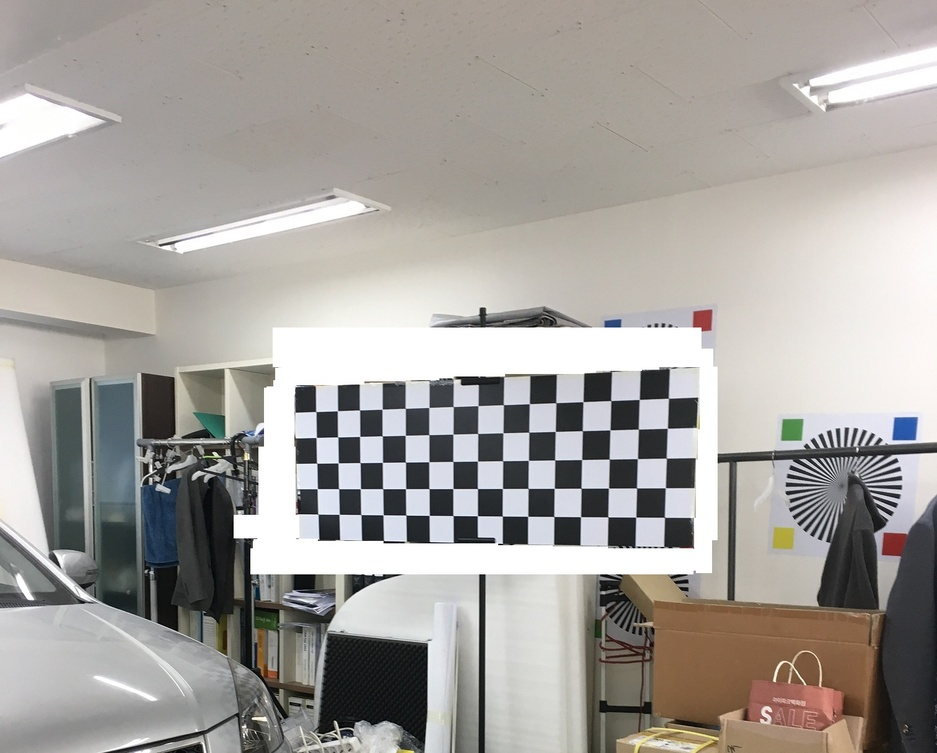
#> input picture iphone_white.jpeg, 937 x 753 px, shrunk from 1512 x 1214 before the run, found by its file name
$ python findDist.py   (older library calls are emulated)
#> lines starting #> are read from the running program, lines starting #| are printed output that depends on the picture; after the words box and inside, x2 and y2 are one past the last pixel; in counts of white or black regions, pixels touching at a corner belong together
### test/iphone6s_calibration.py
'''
import cv2
import numpy as np

if __name__ == '__main__':
    # Read source image.
    im_src = cv2.imread('book2.jpg')
    # Four corners of the book in source image
    pts_src = np.array([[141, 131], [480, 159], [493, 630], [64, 601]])

    # Read destination image.
    im_dst = cv2.imread('book1.jpg')
    # Four corners of the book in destination image.
    pts_dst = np.array([[318, 256], [534, 372], [316, 670], [73, 473]])

    # Calculate Homography
    h, status = cv2.findHomography(pts_src, pts_dst)

    # Warp source image to destination based on homography
    im_out = cv2.warpPerspective(im_src, h, (im_dst.shape[1], im_dst.shape[0]))

    # Display images
    cv2.imshow("Source Image", im_src)
    cv2.imshow("Destination Image", im_dst)
    cv2.imshow("Warped Source Image", im_out)

    cv2.waitKey(0)

'''


'''
#마커와의 위치를 알기위한 이미지가 하나 필요하므로 과제와는 약간 다른주제임...ㅠㅠ 뭘찾아야하는거지
import numpy as np
import cv2

def find_marker(image):
	# convert the image to grayscale, blur it, and detect edges
	gray = cv2.cvtColor(image, cv2.COLOR_BGR2GRAY)
	gray = cv2.GaussianBlur(gray, (5, 5), 0)
	edged = cv2.Canny(gray, 35, 125)

	# find the contours in the edged image and keep the largest one;
	# we'll assume that this is our piece of paper in the image
	(_, cnts, _) = cv2.findContours(edged.copy(), cv2.RETR_LIST, cv2.CHAIN_APPROX_SIMPLE)
	c = max(cnts, key = cv2.contourArea)

	# compute the bounding box of the of the paper region and return it
	print(cv2.minAreaRect(c))
	return cv2.minAreaRect(c)

def distance_to_camera(knownWidth, focalLength, perWidth):
	# compute and return the distance from the maker to the camera
	return (knownWidth * focalLength) / perWidth

# initialize the known distance from the camera to the object, which
# in this case is 24 inches
KNOWN_DISTANCE = 24.0 * 2.54

# initialize the known object width, which in this case, the piece of
# paper is 12 cm wide
KNOWN_WIDTH = 11.0 * 2.54

# initialize the list of images that we'll be using
IMAGE_PATHS = ["bg.jpg"]
# load the first image that contains an object that is KNOWN TO BE 2 feet
# from our camera, then find the paper marker in the image, and initialize
# the focal length
image = cv2.imread(IMAGE_PATHS[0])
marker = find_marker(image)
focalLength = (marker[1][0] * KNOWN_DISTANCE) / KNOWN_WIDTH

# loop over the images
for imagePath in IMAGE_PATHS:
	# load the image, find the marker in the image, then compute the
	# distance to the marker from the camera
	image = cv2.imread(imagePath)
	marker = find_marker(image)
	cm = distance_to_camera(KNOWN_WIDTH, focalLength, marker[1][0])

	# draw a bounding box around the image and display it
	box = np.int0(cv2.boxPoints(marker))
	cv2.drawContours(image, [box], -1, (0, 255, 0), 2)
	cv2.putText(image, "%.2fcm" % (cm / 12),
		(image.shape[1] - 240, image.shape[0] - 20), cv2.FONT_HERSHEY_SIMPLEX,
		2.0, (0, 255, 0), 3)
	cv2.imshow("image", image)
	cv2.waitKey(0)

'''

import numpy as np
import cv2
import matplotlib.pyplot as plt
import matplotlib.image as mpimg
import glob
import pickle

def calibrateAndSave(nx, ny, imagesPath=None):
    objpoints = []
    imgpoints = []
    dist_pickle = {}


    images = glob.glob(imagesPath)#'./calibration_wide/GOPR00*.jpg'
    tempImage = mpimg.imread(images[0])

    objp = np.zeros((ny*nx,3), np.float32)
    objp[:,:2] = np.mgrid[0:nx,0:ny].T.reshape(-1,2)

    for fname in images:
        img = mpimg.imread(fname)
        gray = cv2.cvtColor(img, cv2.COLOR_BGR2GRAY)
        ret, gray = cv2.threshold(gray, 127, 255, cv2.THRESH_BINARY)
        #cv2.imshow('gray',gray)
        #cv2.waitKey(0)
        ret, corners = cv2.findChessboardCorners(gray, (nx,ny), None)

        ###임시적으로 코너그린거보려고 넣은거임#######################
        '''print(ret)
        temp = cv2.drawChessboardCorners(img, (nx,ny), corners, ret)
        cv2.imshow('img',temp)'''
        ###

        if ret == True:
            imgpoints.append(corners)
            objpoints.append(objp)

    if len(imgpoints) == 0:
        print('corners 발견하지 못함')
        return

    with open('calib.p', 'wb') as f:
        dist_pickle['objpoints'] = objpoints
        dist_pickle['imgpoints'] = imgpoints
        pickle.dump(dist_pickle, f)
        f.close()


    gray = cv2.cvtColor(tempImage, cv2.COLOR_BGR2GRAY)
    ret, mtx, dist, rvecs, tvecs = cv2.calibrateCamera(objpoints, imgpoints, gray.shape[::-1], None, None)

    print('tvecs : ', tvecs)

    with open('calib.p', 'wb') as f:
        dist_pickle['mtx'] = mtx
        dist_pickle['dist'] = dist
        pickle.dump(dist_pickle, f)
        f.close()

    return mtx, dist

#testing
# [75 lines left out: functions corners_unwarp, corners_unwarp2, not called in this run]


# [22 lines that do not run on import are left out]

### test/findDist.py
import numpy as np
import cv2
import math
from iphone6s_calibration import calibrateAndSave
from iphone6s_calibration import corners_unwarp2
#수직방향향이 X 수평방향이 Y


#카메라높이가 주어지고, tilt가 0일떄, 100cm앞에있는 체스보드에서 소실점찾기
def findBanishingLine_100(img, ch):
    gray = cv2.cvtColor(img, cv2.COLOR_BGR2GRAY)
    ret, corners = cv2.findChessboardCorners(gray, (14,4), None)    #35

    #카메라높이 160일떄 소실선 위치
    banishingLineX = corners[35][0][1]
    print(corners[0])
    print(corners[35])
    interConers = corners[49][0][1] - corners[35][0][1]

    banishingLineX = banishingLineX + (ch-160)*interConers/20

    print('소실선 x좌표:', banishingLineX)

    #소실선의 x픽셀 좌표를 반환함
    return banishingLineX


def getDistance(ppo, y, banishingLineY, camera_height):
    temp = y - banishingLineY
    clickedAngle = temp/ppo   #이게 우리가 찍은 바닥에서 카메라와의 각도
    clickedDistance = camera_height / math.tan(clickedAngle * math.pi/180)
    print(clickedDistance,'cm')

def onMouse(event, x, y, flags, param):
    if event == cv2.EVENT_LBUTTONDBLCLK:
        temp = y - banishingLineX
        print(x, ', ', y, ' clicked \n distance(소실선에서 y좌표까지 픽셀거리) : ', temp)
        clickedAngle = temp/ppo   #이게 우리가 찍은 바닥에서 카메라와의 각도
        clickedDistance = camera_height / math.tan(clickedAngle * math.pi/180)
        print(clickedDistance,'cm')

        ##여기서부턴 x실제 길이를 구하려고한다
        '''
        temp2 = abs(banishingLineX - x)
        if clickedDistance < obj_dist:
            print('x거리:',(temp2)*obj_dist/clickedDistance)

        else:
            print('x거리:',(temp2)*obj_dist/clickedDistance)'''


obj_dist = 200  #####값조정이 필요함
obj_height = 160    #####
camera_height = 160 #####

if __name__=="__main__":

    img = cv2.imread('iphone_white.jpeg')#IMG4650
#> img is the input picture: shape (753, 937, 3); mean B, G, R 157, 161.2, 165
    img2 = img.copy()

    height, width = img.shape[:2]
#> height = 753; width = 937
    print(height,',', width)
#| 753 , 937

    banishingLineX = height/2
#> banishingLineX = 376.5
    #banishingLineY = width/2

    #cv2.imshow('original', img)


    gray = cv2.cvtColor(img, cv2.COLOR_BGR2GRAY)
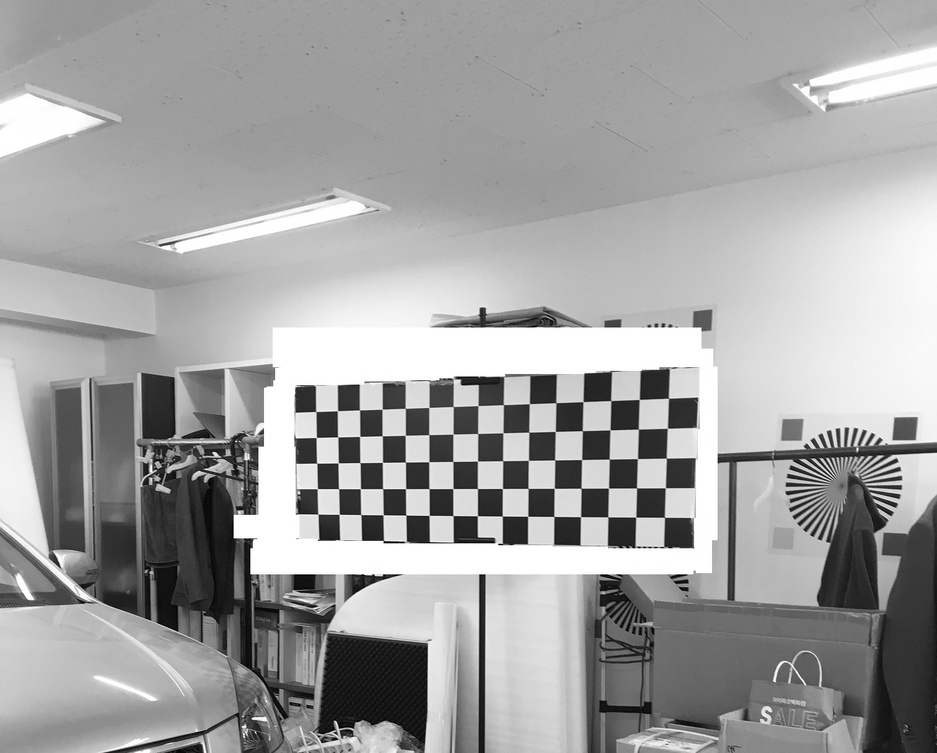
#> gray: shape (753, 937); min 0, max 255, mean 161.8
    ret, corners = cv2.findChessboardCorners(gray, (15,5), None)
#> ret = True; corners = 75 rows, first 8: [315.8, 411.5], [337.5, 410.7], [359.5, 410], [382.1, 409.1], [405.2, 408.3], [428.9, 407.5], [453.2, 406.6], [478, 405.6]
    img = cv2.drawChessboardCorners(img, (15,5), corners, ret)
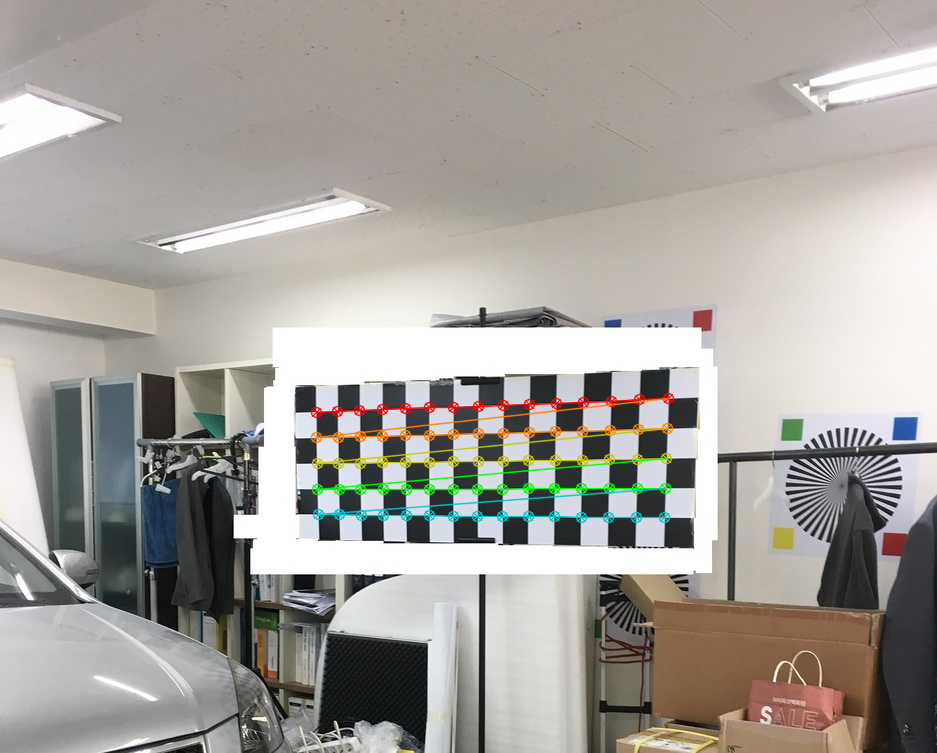
#> img: shape (753, 937, 3); 2.12% of pixels changed, all inside (x1, y1, x2, y2) = (310, 392, 675, 524)

    cv2.imshow('chess', img)

    mtx, dist = calibrateAndSave(nx=15,ny=5,imagesPath='./iphone_white.jpeg')
#> (the run stopped early here; a loop or call above may not have finished)

$ run again, with iphone.jpeg copied over iphone_white.jpeg
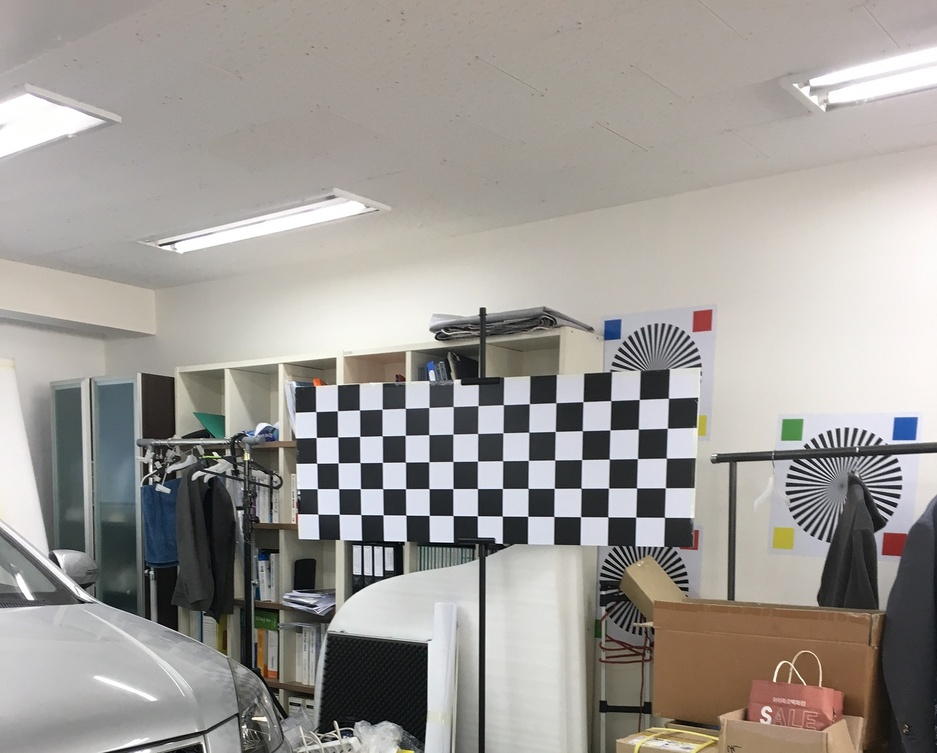
#> input picture iphone.jpeg, 937 x 753 px, shrunk from 1512 x 1214 before the run, found by its file name
#> img is the input picture: shape (753, 937, 3); mean B, G, R 149.4, 153.9, 157.9
#| 753 , 937
#> `gray = cv2.cvtColor(img, cv2.COLOR_BGR2GRAY)`:
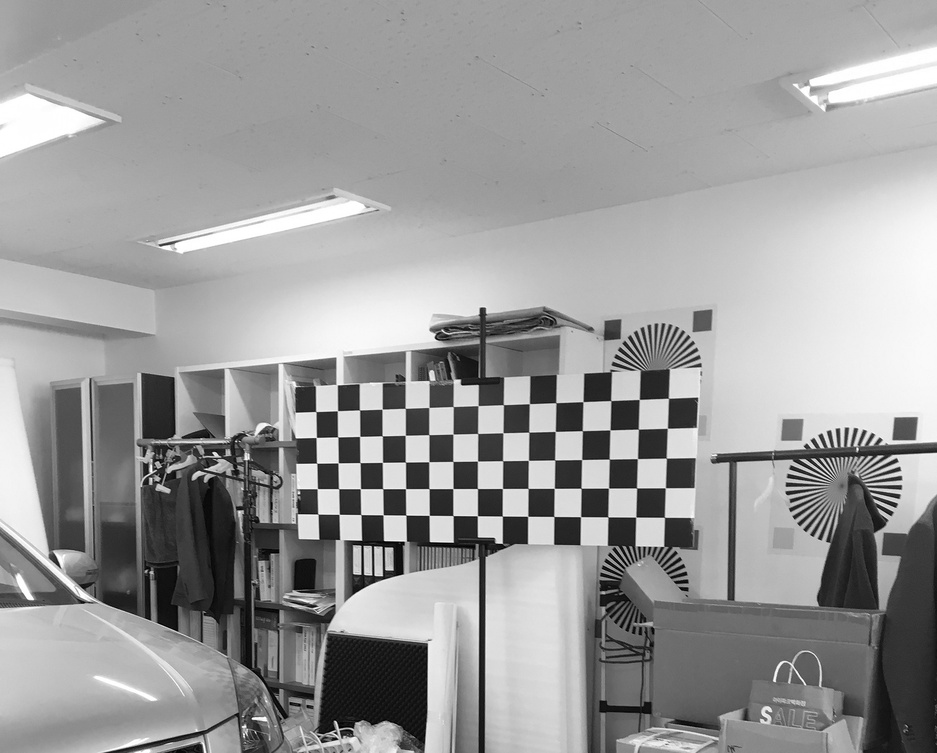
#> gray: shape (753, 937); min 0, max 255, mean 154.6
#> ret = False; corners = 74 rows, first 8: [562, 410], [523, 412], [359.5, 410], [337.5, 411], [382.5, 409.5], [382.5, 435.5], [359.5, 436.5], [316.5, 411]
#> `img = cv2.drawChessboardCorners(img, (15,5), corners, ret)`:
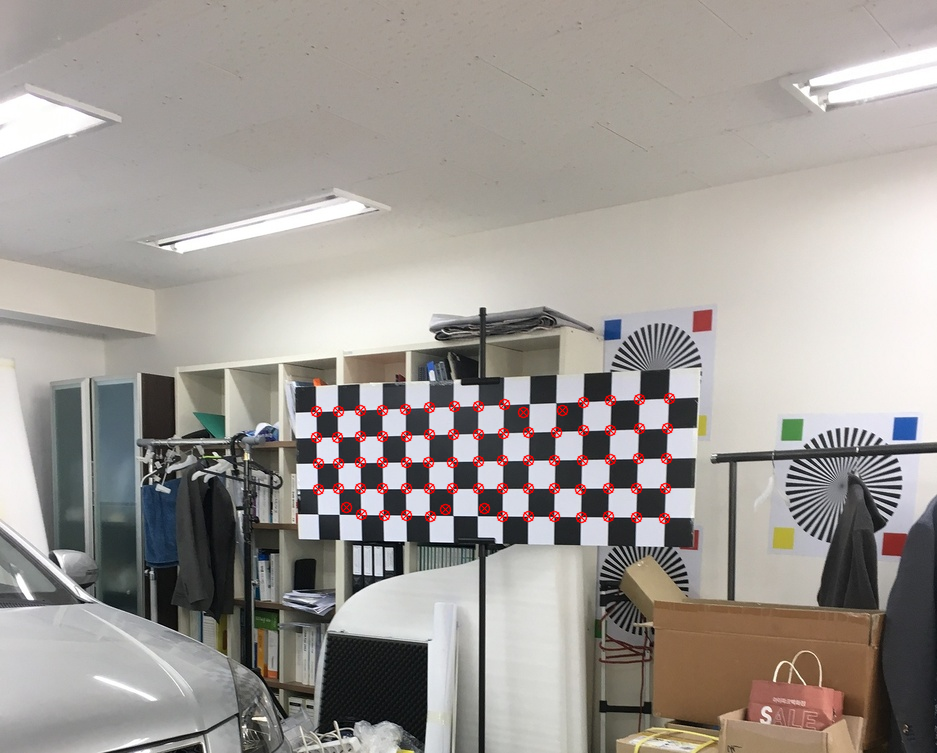
#> img: shape (753, 937, 3); 1.21% of pixels changed, all inside (x1, y1, x2, y2) = (310, 392, 676, 525)

$ run again, with iphone2.jpeg copied over iphone_white.jpeg
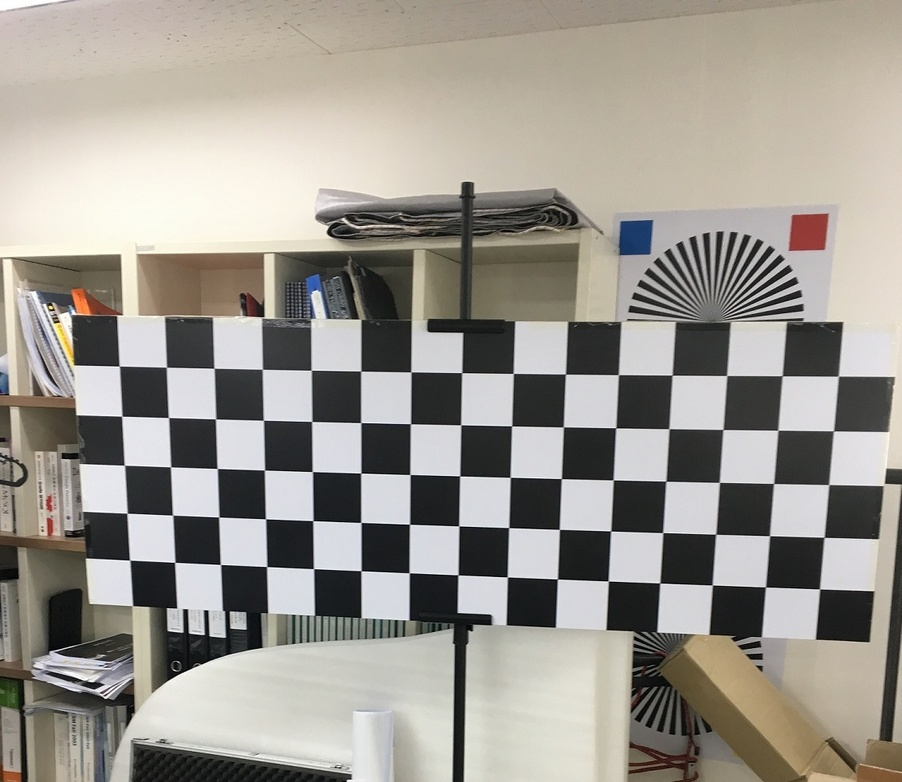
#> input picture iphone2.jpeg, 902 x 782 px, shrunk from 1132 x 981 before the run, found by its file name
#> img is the input picture: shape (782, 902, 3); mean B, G, R 144.1, 151.7, 155.9
#| 782 , 902
#> `gray = cv2.cvtColor(img, cv2.COLOR_BGR2GRAY)`:
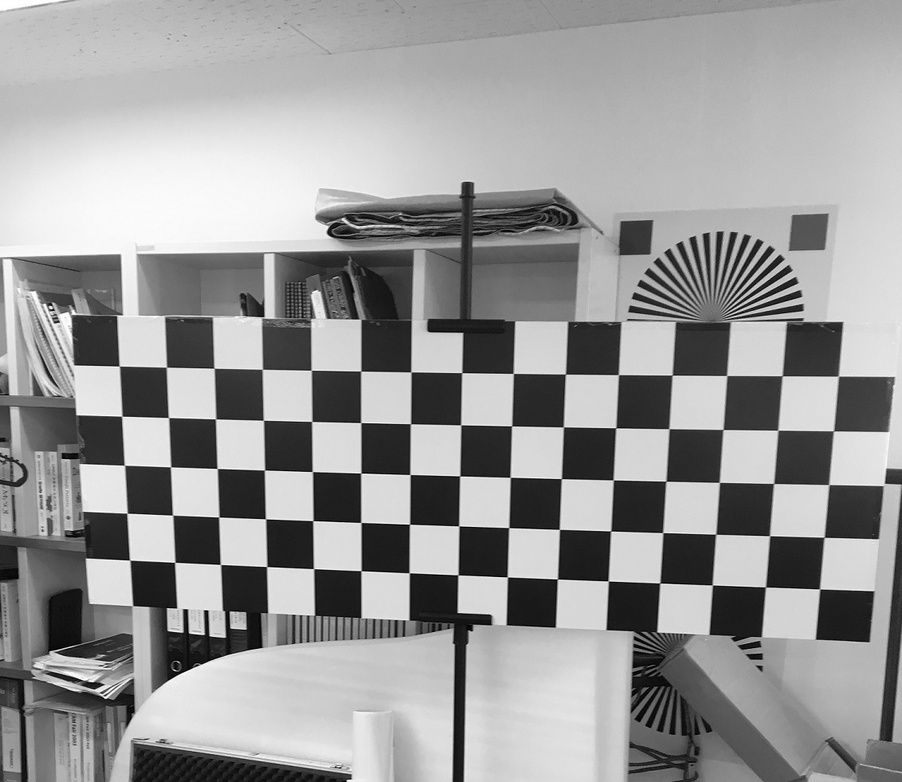
#> gray: shape (782, 902); min 0, max 255, mean 152.1
#> ret = False; corners = None
